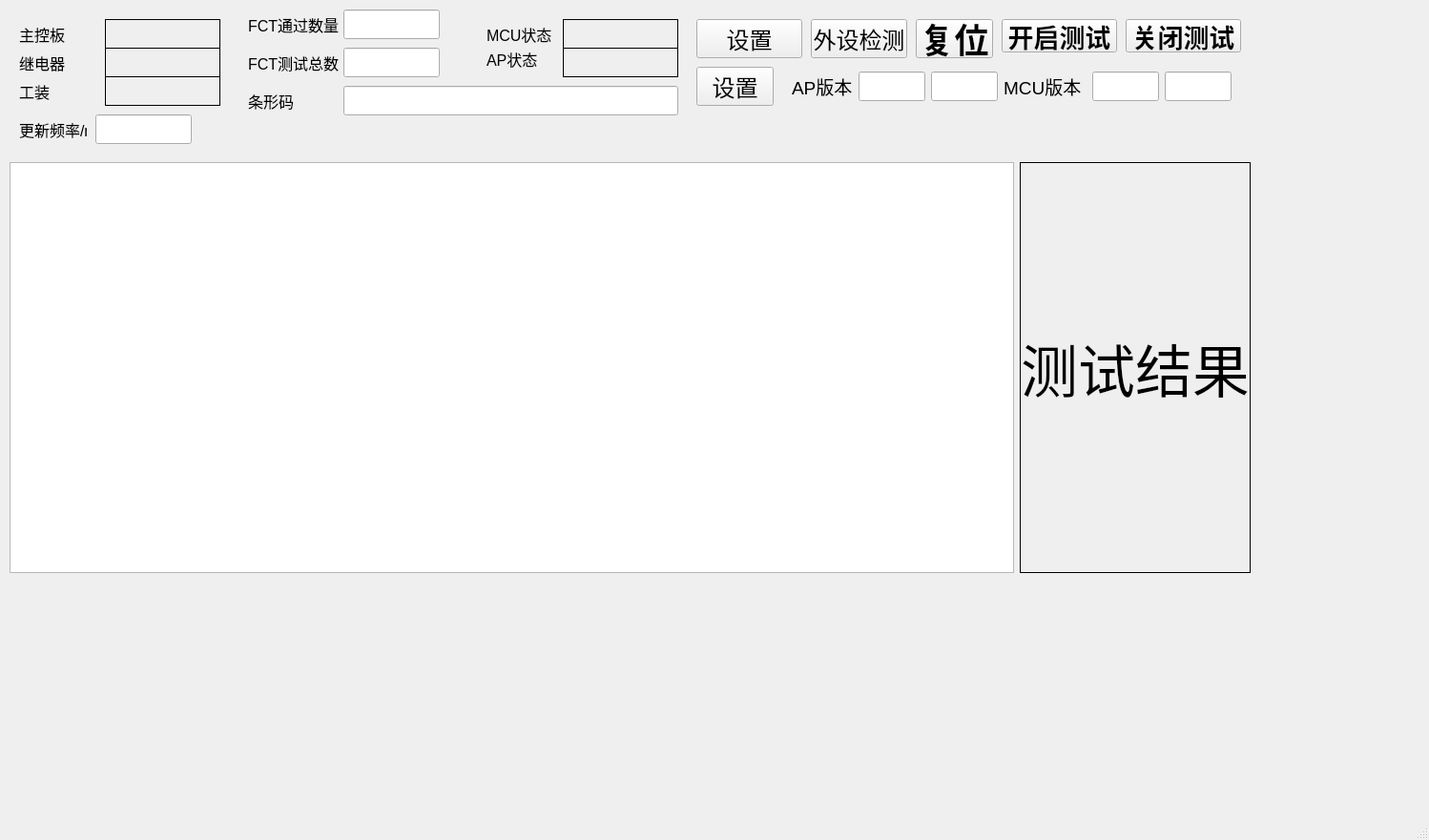
<?xml version="1.0" encoding="UTF-8"?>
<ui version="4.0">
 <class>MainWindow</class>
 <widget class="QMainWindow" name="MainWindow">
  <property name="geometry">
   <rect>
    <x>0</x>
    <y>0</y>
    <width>1498</width>
    <height>881</height>
   </rect>
  </property>
  <property name="windowTitle">
   <string>MainWindow</string>
  </property>
  <widget class="QWidget" name="centralwidget">
   <widget class="QPushButton" name="fct1pushButton">
    <property name="geometry">
     <rect>
      <x>1050</x>
      <y>20</y>
      <width>121</width>
      <height>35</height>
     </rect>
    </property>
    <property name="font">
     <font>
      <family>Arial</family>
      <pointsize>20</pointsize>
      <bold>true</bold>
     </font>
    </property>
    <property name="text">
     <string>开启测试</string>
    </property>
   </widget>
   <widget class="QLineEdit" name="updatefrelineEdit">
    <property name="geometry">
     <rect>
      <x>100</x>
      <y>120</y>
      <width>101</width>
      <height>31</height>
     </rect>
    </property>
    <property name="font">
     <font>
      <pointsize>12</pointsize>
     </font>
    </property>
   </widget>
   <widget class="QLabel" name="aplable">
    <property name="geometry">
     <rect>
      <x>590</x>
      <y>50</y>
      <width>121</width>
      <height>31</height>
     </rect>
    </property>
    <property name="styleSheet">
     <string notr="true">border-width: 1px;border-style: solid;border-color: rgb(0, 0, 0);</string>
    </property>
    <property name="text">
     <string/>
    </property>
   </widget>
   <widget class="QWidget" name="horizontalLayoutWidget">
    <property name="geometry">
     <rect>
      <x>10</x>
      <y>170</y>
      <width>1301</width>
      <height>431</height>
     </rect>
    </property>
    <layout class="QHBoxLayout" name="horizontalLayout">
     <item>
      <widget class="QTableWidget" name="tableWidget">
       <property name="maximumSize">
        <size>
         <width>16777215</width>
         <height>16777215</height>
        </size>
       </property>
      </widget>
     </item>
     <item>
      <widget class="QLabel" name="alltestslable">
       <property name="sizePolicy">
        <sizepolicy hsizetype="Preferred" vsizetype="Ignored">
         <horstretch>0</horstretch>
         <verstretch>0</verstretch>
        </sizepolicy>
       </property>
       <property name="font">
        <font>
         <pointsize>45</pointsize>
        </font>
       </property>
       <property name="styleSheet">
        <string notr="true">border-width: 1px;border-style: solid;border-color: rgb(0, 0, 0);</string>
       </property>
       <property name="text">
        <string>测试结果</string>
       </property>
       <property name="alignment">
        <set>Qt::AlignCenter</set>
       </property>
      </widget>
     </item>
    </layout>
   </widget>
   <widget class="QLabel" name="apstatelable">
    <property name="geometry">
     <rect>
      <x>510</x>
      <y>50</y>
      <width>71</width>
      <height>23</height>
     </rect>
    </property>
    <property name="font">
     <font>
      <pointsize>12</pointsize>
     </font>
    </property>
    <property name="text">
     <string>AP状态</string>
    </property>
   </widget>
   <widget class="QLineEdit" name="shapcodelineedit">
    <property name="geometry">
     <rect>
      <x>360</x>
      <y>90</y>
      <width>351</width>
      <height>31</height>
     </rect>
    </property>
    <property name="font">
     <font>
      <pointsize>12</pointsize>
     </font>
    </property>
   </widget>
   <widget class="QPushButton" name="periphpushbutton">
    <property name="geometry">
     <rect>
      <x>850</x>
      <y>20</y>
      <width>101</width>
      <height>41</height>
     </rect>
    </property>
    <property name="font">
     <font>
      <family>Arial</family>
      <pointsize>18</pointsize>
     </font>
    </property>
    <property name="text">
     <string>外设检测</string>
    </property>
   </widget>
   <widget class="QPushButton" name="OpenSerialButton">
    <property name="geometry">
     <rect>
      <x>730</x>
      <y>20</y>
      <width>111</width>
      <height>41</height>
     </rect>
    </property>
    <property name="font">
     <font>
      <family>Arial</family>
      <pointsize>18</pointsize>
     </font>
    </property>
    <property name="text">
     <string>设置</string>
    </property>
   </widget>
   <widget class="QLabel" name="mcustatelable_3">
    <property name="geometry">
     <rect>
      <x>20</x>
      <y>80</y>
      <width>71</width>
      <height>31</height>
     </rect>
    </property>
    <property name="font">
     <font>
      <pointsize>12</pointsize>
     </font>
    </property>
    <property name="text">
     <string>工装</string>
    </property>
   </widget>
   <widget class="QPushButton" name="fct2pushButton">
    <property name="geometry">
     <rect>
      <x>1180</x>
      <y>20</y>
      <width>121</width>
      <height>35</height>
     </rect>
    </property>
    <property name="font">
     <font>
      <family>Arial</family>
      <pointsize>20</pointsize>
      <bold>true</bold>
     </font>
    </property>
    <property name="text">
     <string>关闭测试</string>
    </property>
   </widget>
   <widget class="QLabel" name="mculable_25">
    <property name="geometry">
     <rect>
      <x>260</x>
      <y>10</y>
      <width>101</width>
      <height>31</height>
     </rect>
    </property>
    <property name="font">
     <font>
      <pointsize>12</pointsize>
     </font>
    </property>
    <property name="text">
     <string>FCT通过数量</string>
    </property>
   </widget>
   <widget class="QLineEdit" name="fctpasslineEdit">
    <property name="geometry">
     <rect>
      <x>360</x>
      <y>10</y>
      <width>101</width>
      <height>31</height>
     </rect>
    </property>
    <property name="font">
     <font>
      <pointsize>12</pointsize>
     </font>
    </property>
    <property name="readOnly">
     <bool>true</bool>
    </property>
   </widget>
   <widget class="QLabel" name="mcustatelable">
    <property name="geometry">
     <rect>
      <x>510</x>
      <y>20</y>
      <width>71</width>
      <height>31</height>
     </rect>
    </property>
    <property name="font">
     <font>
      <pointsize>12</pointsize>
     </font>
    </property>
    <property name="text">
     <string>MCU状态</string>
    </property>
   </widget>
   <widget class="QLabel" name="mculable_27">
    <property name="geometry">
     <rect>
      <x>260</x>
      <y>90</y>
      <width>61</width>
      <height>31</height>
     </rect>
    </property>
    <property name="font">
     <font>
      <pointsize>12</pointsize>
     </font>
    </property>
    <property name="text">
     <string>条形码</string>
    </property>
   </widget>
   <widget class="QLabel" name="mcustatelable_2">
    <property name="geometry">
     <rect>
      <x>20</x>
      <y>20</y>
      <width>71</width>
      <height>31</height>
     </rect>
    </property>
    <property name="font">
     <font>
      <pointsize>12</pointsize>
     </font>
    </property>
    <property name="text">
     <string>主控板</string>
    </property>
   </widget>
   <widget class="QLabel" name="serialcontrolboardlable">
    <property name="geometry">
     <rect>
      <x>110</x>
      <y>20</y>
      <width>121</width>
      <height>31</height>
     </rect>
    </property>
    <property name="styleSheet">
     <string notr="true">border-width: 1px;border-style: solid;border-color: rgb(0, 0, 0);</string>
    </property>
    <property name="text">
     <string/>
    </property>
   </widget>
   <widget class="QLabel" name="mculable_26">
    <property name="geometry">
     <rect>
      <x>260</x>
      <y>50</y>
      <width>101</width>
      <height>31</height>
     </rect>
    </property>
    <property name="font">
     <font>
      <pointsize>12</pointsize>
     </font>
    </property>
    <property name="text">
     <string>FCT测试总数</string>
    </property>
   </widget>
   <widget class="QLabel" name="mculable_4">
    <property name="geometry">
     <rect>
      <x>20</x>
      <y>120</y>
      <width>71</width>
      <height>31</height>
     </rect>
    </property>
    <property name="font">
     <font>
      <pointsize>12</pointsize>
     </font>
    </property>
    <property name="text">
     <string>更新频率/ms</string>
    </property>
   </widget>
   <widget class="QWidget" name="horizontalLayoutWidget_3">
    <property name="geometry">
     <rect>
      <x>830</x>
      <y>70</y>
      <width>461</width>
      <height>41</height>
     </rect>
    </property>
    <layout class="QHBoxLayout" name="horizontalLayout_3">
     <item>
      <widget class="QLabel" name="mculable_3">
       <property name="font">
        <font>
         <pointsize>14</pointsize>
        </font>
       </property>
       <property name="text">
        <string>AP版本</string>
       </property>
      </widget>
     </item>
     <item>
      <widget class="QLineEdit" name="apversionlineEdit">
       <property name="font">
        <font>
         <pointsize>14</pointsize>
        </font>
       </property>
       <property name="readOnly">
        <bool>true</bool>
       </property>
      </widget>
     </item>
     <item>
      <widget class="QLineEdit" name="apversionlineEdit_2">
       <property name="font">
        <font>
         <pointsize>14</pointsize>
        </font>
       </property>
       <property name="readOnly">
        <bool>false</bool>
       </property>
      </widget>
     </item>
     <item>
      <widget class="QLabel" name="mculable_2">
       <property name="font">
        <font>
         <pointsize>14</pointsize>
        </font>
       </property>
       <property name="text">
        <string>MCU版本 </string>
       </property>
      </widget>
     </item>
     <item>
      <widget class="QLineEdit" name="mcuversionlineEdit">
       <property name="font">
        <font>
         <pointsize>14</pointsize>
        </font>
       </property>
       <property name="readOnly">
        <bool>true</bool>
       </property>
      </widget>
     </item>
     <item>
      <widget class="QLineEdit" name="mcuversionlineEdit_2">
       <property name="font">
        <font>
         <pointsize>14</pointsize>
        </font>
       </property>
       <property name="readOnly">
        <bool>false</bool>
       </property>
      </widget>
     </item>
    </layout>
   </widget>
   <widget class="QPushButton" name="OpenSerialButton_2">
    <property name="geometry">
     <rect>
      <x>730</x>
      <y>70</y>
      <width>81</width>
      <height>41</height>
     </rect>
    </property>
    <property name="font">
     <font>
      <family>Arial</family>
      <pointsize>18</pointsize>
     </font>
    </property>
    <property name="text">
     <string>设置</string>
    </property>
   </widget>
   <widget class="QPushButton" name="resetpushbutton">
    <property name="geometry">
     <rect>
      <x>960</x>
      <y>20</y>
      <width>81</width>
      <height>41</height>
     </rect>
    </property>
    <property name="font">
     <font>
      <family>Arial</family>
      <pointsize>27</pointsize>
      <bold>true</bold>
     </font>
    </property>
    <property name="text">
     <string>复位</string>
    </property>
   </widget>
   <widget class="QLabel" name="mculable">
    <property name="geometry">
     <rect>
      <x>590</x>
      <y>20</y>
      <width>121</width>
      <height>31</height>
     </rect>
    </property>
    <property name="styleSheet">
     <string notr="true">border-width: 1px;border-style: solid;border-color: rgb(0, 0, 0);</string>
    </property>
    <property name="text">
     <string/>
    </property>
   </widget>
   <widget class="QLineEdit" name="fctsumlineEdit">
    <property name="geometry">
     <rect>
      <x>360</x>
      <y>50</y>
      <width>101</width>
      <height>31</height>
     </rect>
    </property>
    <property name="font">
     <font>
      <pointsize>12</pointsize>
     </font>
    </property>
    <property name="readOnly">
     <bool>true</bool>
    </property>
   </widget>
   <widget class="QLabel" name="serialfrocklable">
    <property name="geometry">
     <rect>
      <x>110</x>
      <y>80</y>
      <width>121</width>
      <height>31</height>
     </rect>
    </property>
    <property name="styleSheet">
     <string notr="true">border-width: 1px;border-style: solid;border-color: rgb(0, 0, 0);</string>
    </property>
    <property name="text">
     <string/>
    </property>
   </widget>
   <widget class="QLabel" name="mcustatelable_4">
    <property name="geometry">
     <rect>
      <x>20</x>
      <y>50</y>
      <width>71</width>
      <height>31</height>
     </rect>
    </property>
    <property name="font">
     <font>
      <pointsize>12</pointsize>
     </font>
    </property>
    <property name="text">
     <string>继电器</string>
    </property>
   </widget>
   <widget class="QLabel" name="serialrelaylable">
    <property name="geometry">
     <rect>
      <x>110</x>
      <y>50</y>
      <width>121</width>
      <height>31</height>
     </rect>
    </property>
    <property name="styleSheet">
     <string notr="true">border-width: 1px;border-style: solid;border-color: rgb(0, 0, 0);</string>
    </property>
    <property name="text">
     <string/>
    </property>
   </widget>
  </widget>
  <widget class="QMenuBar" name="menubar">
   <property name="geometry">
    <rect>
     <x>0</x>
     <y>0</y>
     <width>1498</width>
     <height>21</height>
    </rect>
   </property>
  </widget>
  <widget class="QStatusBar" name="statusbar"/>
 </widget>
 <resources/>
 <connections/>
</ui>
